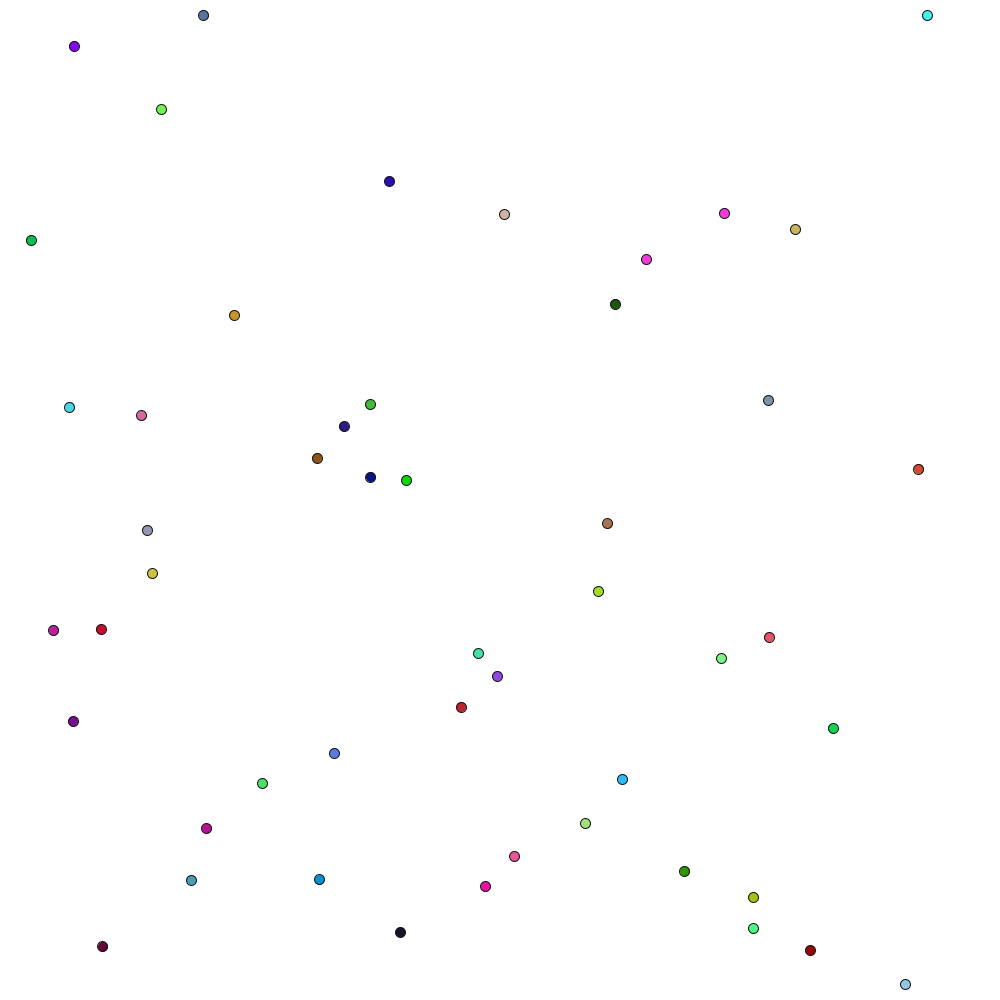
Frame 1 (no input)
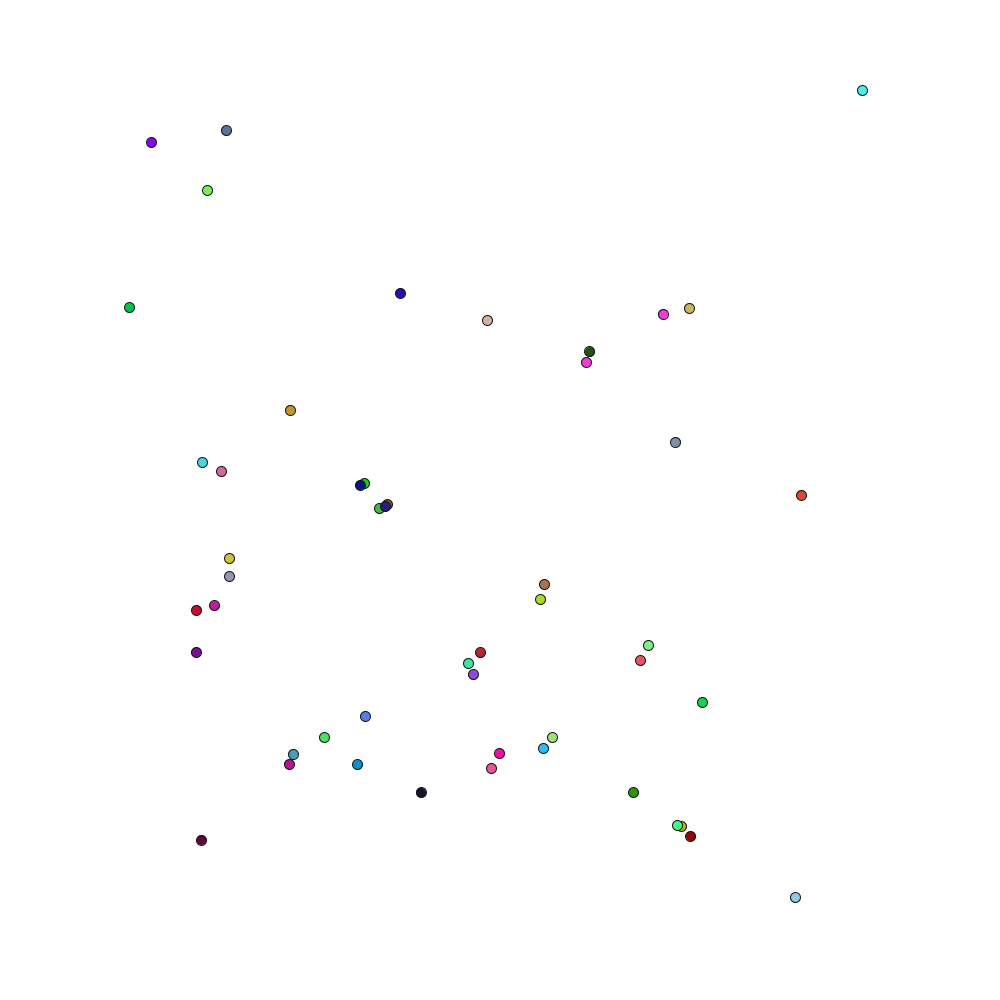
Frame 60 (the mouse pressed at the canvas centre just before this capture)
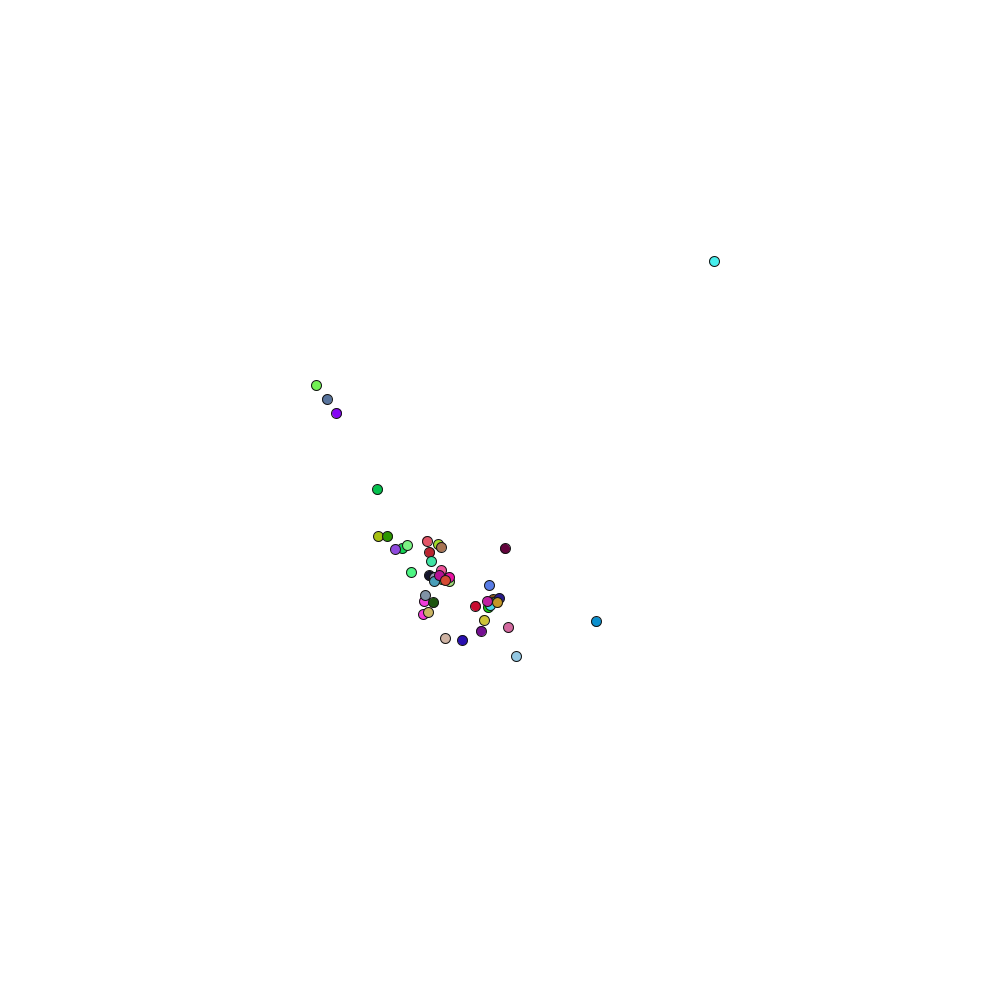
Frame 120 (the mouse held since frame 60 and released just before this capture)

The Processing sketch that drew these frames (run headless with seeded random() and noise(); from frame 60 on, the mouse is pressed at the canvas centre):

// Processing sketch: Elementary_Particle_Simulation
// ── Elementary_Particle_Simulation.pde
ArrayList<Particle> particles = new ArrayList<Particle>();

void setup() {
  size(1000, 1000);
  frameRate(60);

  for(int i = 0; i < 50; i ++) {
    particles.add(new Particle(
      random(width),
      random(height),
      10,
      color(random(255), random(255), random(255))
    ));
  }
}

void draw() {

  background(255);

  for(int f = 0; f < 20; f ++) {
    for(int i = 0; i < particles.size(); i ++) {

      for(int j = 0; j < i; j ++) {

        particles.get(i).interact(particles.get(j));

      }

    }

    for(Particle p : particles) {
      p.update();
    }
  }

  for(Particle p : particles) {

    p.render(); 

  }
  
}
// ── Particle.pde
class Particle {

    PVector pos;
    PVector vel;

    float r;
    color c;

    Particle(float x, float y, float r, color c) {

        this.pos = new PVector(x, y);
        this.r = r;
        this.c = c;
        
        this.vel = new PVector(0, 0);

    }

    public void interact(Particle other) {

        float a = 10;
        float b = 15;
        float c = 0.0001;

        float d = PVector.dist(this.pos, other.pos);
        
        // never let dist be 0
        if (d == 0)
            return;

        PVector fDir = PVector.sub(this.pos, other.pos);
        float fMag = (1 / pow(d / a, 2)) - (2 / (d / b));
        fMag *= c;

        PVector force = fDir.setMag(fMag);

        this.vel.add(force);
        other.vel.sub(force);

    }

    public void update() {

        this.pos.add(this.vel);
        this.vel.mult(0.999);

        this.pos.y = min(height, this.pos.y);

    }

    public void render() {

        push();

            stroke(20, 20, 20);
            strokeWeight(1);
            fill(this.c);

            ellipse(this.pos.x, this.pos.y, this.r, this.r);

        pop();

    }

}
